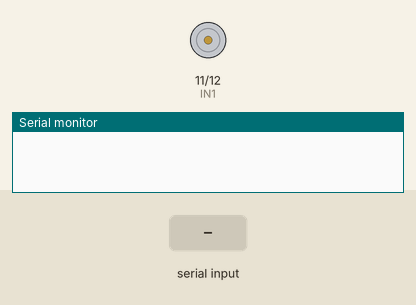
This sketch was run on a simulated Arduino Uno, built with avr-gcc and run on an emulated ATmega328P. On the bench: motor-driver pin pairs drawn as motors (green arrow = first pin HIGH = forward, orange = second pin HIGH = backward, longer = more drive), the last lines printed to the serial monitor. The inputs (shaded band) are chosen by the test bench.

Above: at 1.2 s.
1.3 s: "1" received over Serial
At 1.9 s:
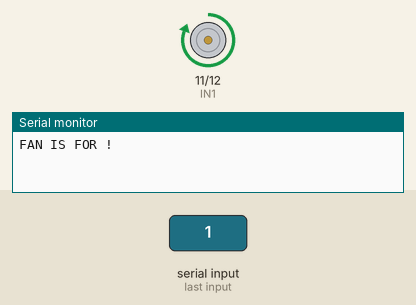
2.8 s: "2" received over Serial
At 4.0 s:
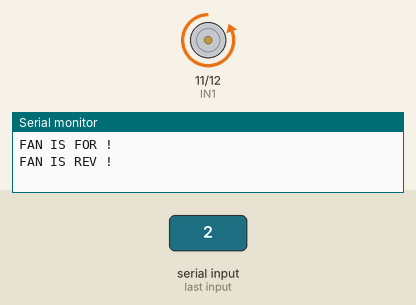
4.3 s: "0" received over Serial
At 5.4 s:
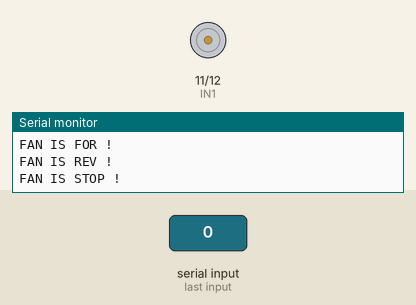
Timing chart, 0 to 7.3 s (numbered marks = the images above; inputs shaded):
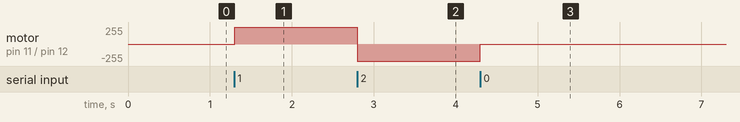

Measured:
- after the input at 1.3 s, motor on pin 11 (IN1) / pin 12 (IN2): stopped → forward 255/255 at once
- after the input at 2.8 s, motor on pin 11 (IN1) / pin 12 (IN2): forward 255/255 → backward 255/255 at once
- after the input at 4.3 s, motor on pin 11 (IN1) / pin 12 (IN2): backward 255/255 → stopped at once

The sketch:

ex28.ino
```cpp
int IN1=11; 				// IN1接在D11腳
int IN2=12; 				// IN2接在D12腳
int BluetoothData; 			// 藍芽接收資料暫存器
void setup() {
  Serial.begin(38400);
  pinMode(IN1,OUTPUT);
  pinMode(IN2,OUTPUT);
  digitalWrite(IN1,LOW);            //設定IN1 LOW
  digitalWrite(IN2,LOW);            //設定IN2 LOW
}
void loop() {
  if (Serial.available()){                //如果有串列資料進來
    BluetoothData=Serial.read();      //讀取串列資料
    if(BluetoothData=='1'){  		 //如果讀到的資料是"1"
      digitalWrite(IN1,HIGH);         //風扇正轉
      digitalWrite(IN2,LOW);         //風扇正轉
      Serial.println("FAN IS FOR ! ");
    }
    if (BluetoothData=='0'){  		 //如果讀到的資料是"2"
      digitalWrite(IN1,LOW);         //風扇停止
      digitalWrite(IN2,LOW);         //風扇停止
      Serial.println("FAN IS STOP ! ");
    }
    if(BluetoothData=='2'){  		//如果讀到的資料是"3"
      digitalWrite(IN1,LOW);        //風扇反轉
      digitalWrite(IN2,HIGH);         //風扇反轉
      Serial.println("FAN IS REV ! ");
    }
  }
 delay(100);
}
```
